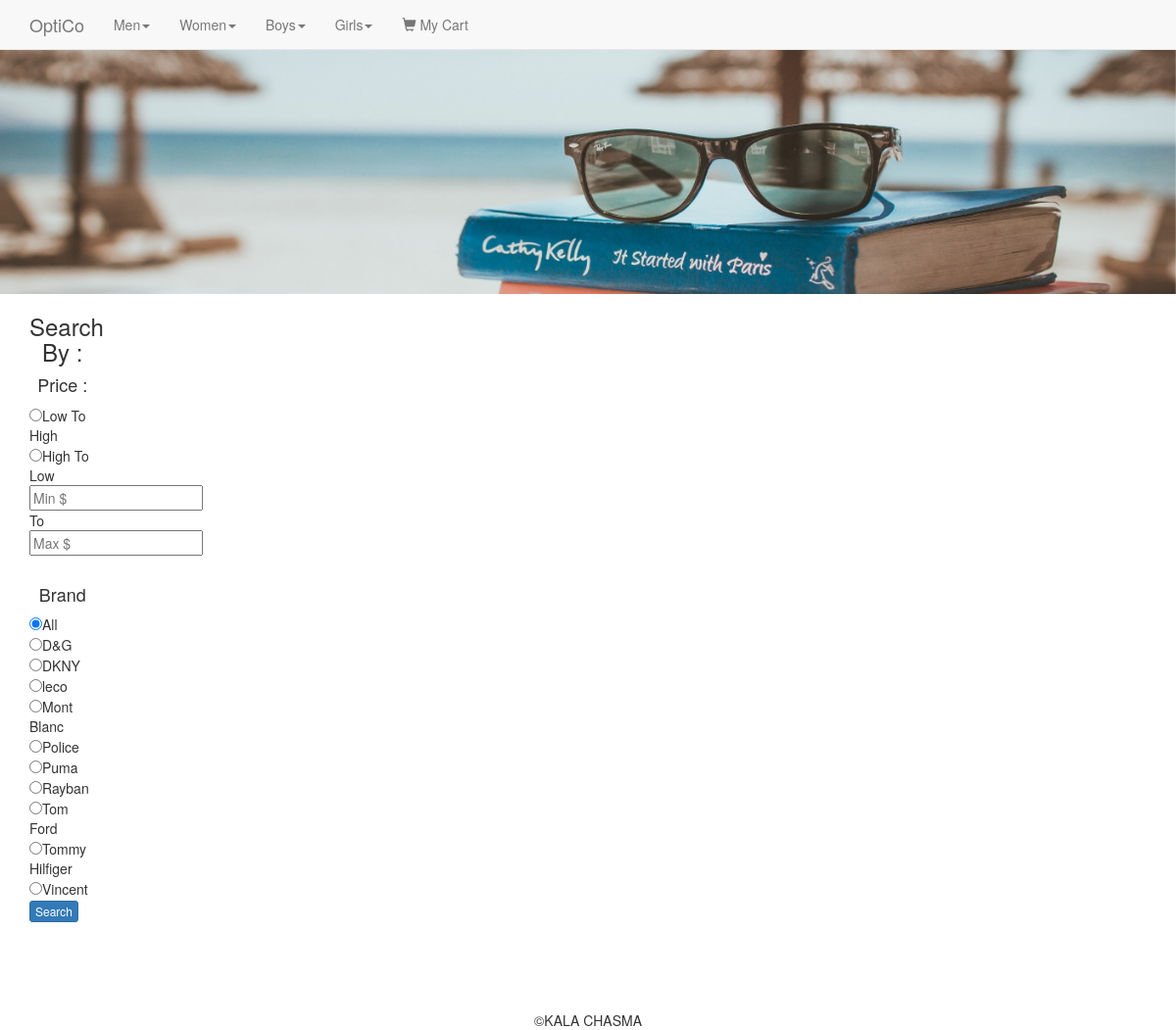
The app's page /category.php with its own data.
### tables this page shows
CREATE TABLE `categories` (
  `id` int(11) NOT NULL,
  `category` varchar(255) NOT NULL,
  `parent` int(11) NOT NULL DEFAULT '0'
);

CREATE TABLE `brand` (
  `id` int(11) NOT NULL,
  `brand` varchar(255) NOT NULL
);

### includes/widgets/filters.php (the view, shortened to what this page needs)
<?php
$price_sort = ((isset($_REQUEST['price_sort']))?sanitize($_REQUEST['price_sort']):'');
$min_price = ((isset($_REQUEST['min_price']))?sanitize($_REQUEST['min_price']):'');
$max_price = ((isset($_REQUEST['max_price']))?sanitize($_REQUEST['max_price']):'');
$b = ((isset($_REQUEST['brand']))?sanitize($_REQUEST['brand']):'');
$brandQ = $db->query("SELECT * From brand ORDER BY brand");
 ?>
<h3 class="text-center">Search By :</h3>
<h4 class="text-center">Price :</h4>
<form  action="search.php" method="post">
  <input type="radio" name="price_sort" value="low"<?=(($price_sort == 'low')?' checked':'');?>>Low To High<br>
  <input type="radio" name="price_sort" value="high"<?=(($price_sort == 'high')?' checked':'');?>>High To Low<br>
  <input type="text" name="min_price" value="<?=$min_price;?>" class="price-range"  placeholder="Min $" >
  <br>To<br>
  <input type="text" name="max_price" value="<?=$max_price;?>" class="price-range" placeholder="Max $"><br><br>
  <h4 class="text-center">Brand</h4>
  <input type="radio" name="brand" value="" <?=(($b == '')?' checked':'');?>>All<br>
  <?php while($brand = mysqli_fetch_assoc($brandQ)): ?>
   <input type="radio" name="brand" value="<?=$brand['id'];?>"<?=(($b == $brand['id'])?' checked':'');?>><?=$brand['brand'];?><br>
  <?php endwhile; ?>
  <input type="submit"  value="Search" class="btn btn-xs btn-primary">
</form>

### includes/navigation.php (shortened to what this page needs)
<?php
$sql ="SELECT * FROM categories WHERE parent=0";
$pquery=$db->query($sql);
 ?>
  <nav class="navbar navbar-default navbar-fixed-top">
    <div class="container">
      <a href="index.php" class="navbar-brand">OptiCo  </a>
      <ul class="nav navbar-nav">
        <?php while($parent = mysqli_fetch_assoc($pquery)): ?>
        <li class="dropdown">
          <a href="#" class ="dropdown-toggle" data-toggle="dropdown"><?php echo $parent['category'] ?><span class="caret"></span></a>
       </li>
       <?php endwhile; ?>
      <li><a href="cart.php"><span class="glyphicon glyphicon-shopping-cart"></span> My Cart</a></li>
      </ul>
    </div>
  </nav>

### css/main.css (style rules this page uses)
body { padding-top: 50px; }

### records on screen
categories: category "Men"
categories: category "Women"
categories: category "Boys"
categories: category "Girls"
brand: brand "D&G"
brand: brand "DKNY"
brand: brand "leco"
brand: brand "Mont Blanc"
brand: brand "Police"
brand: brand "Puma"
brand: brand "Rayban"
brand: brand "Tom Ford"
brand: brand "Tommy Hilfiger"
brand: brand "Vincent"
